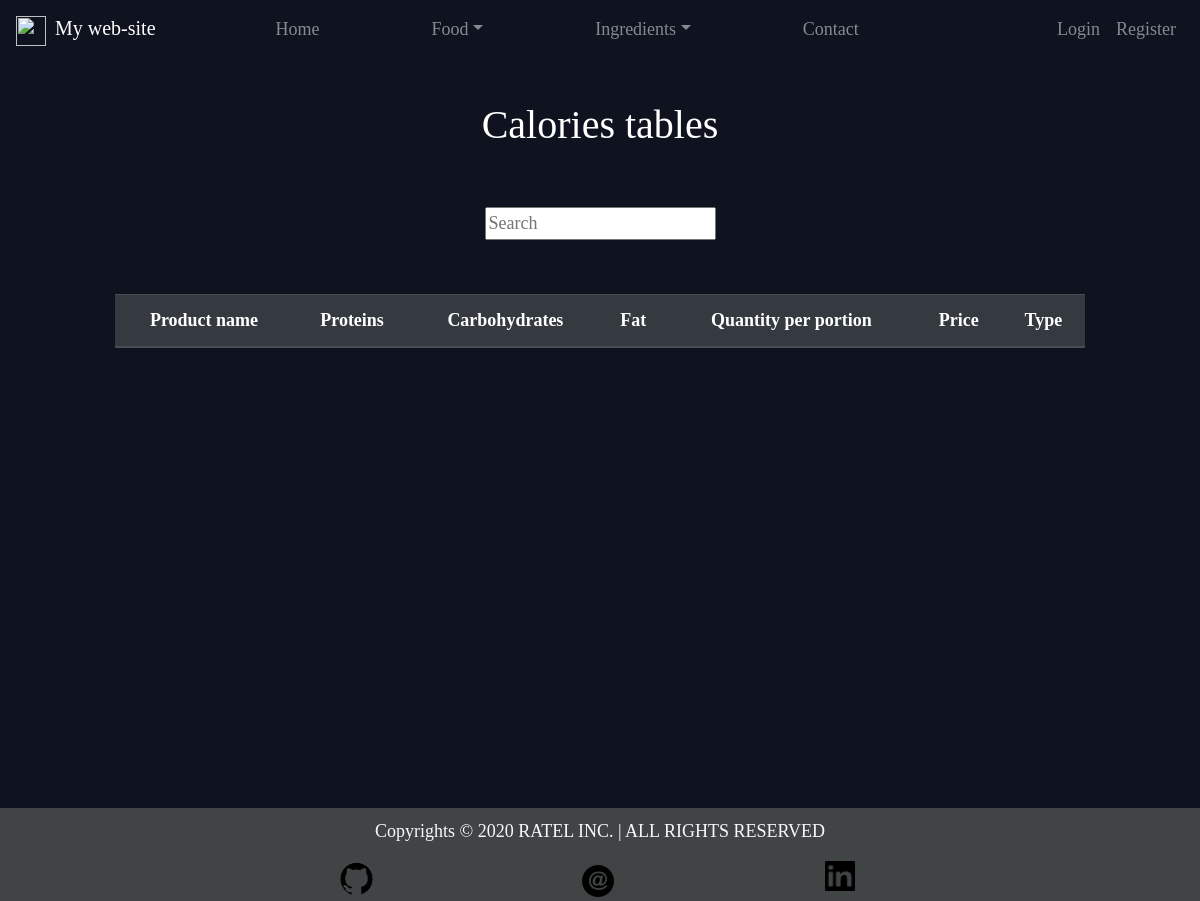
The page /food/ingredient_table/ on the database as committed earlier.
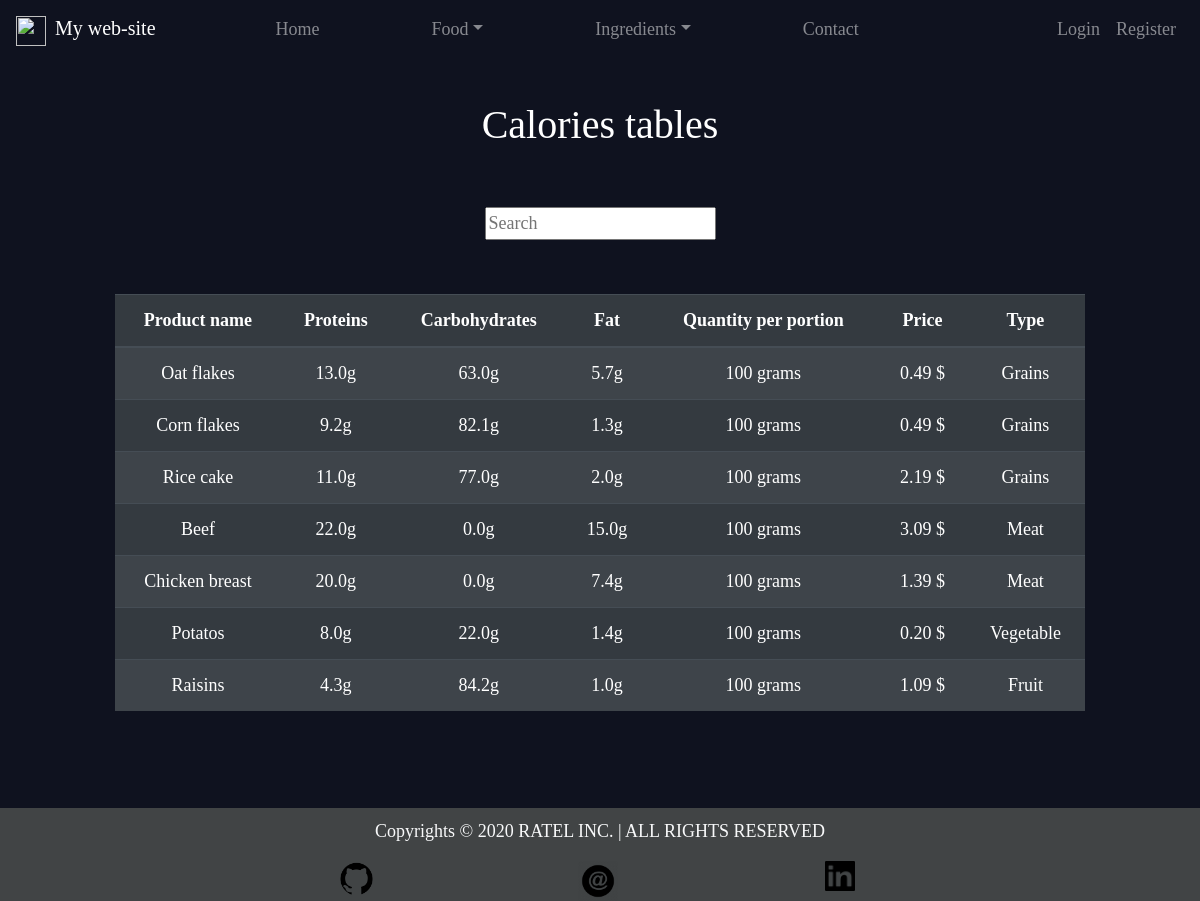
The same page on the database as committed later.
### Food/models.py (models this page shows, shortened)
class Ingredient(models.Model):
	name = models.CharField(max_length=50, unique=True)
	protein = models.FloatField()
	carbohydrates = models.FloatField()
	fat = models.FloatField()
	quantity_per_portion = models.IntegerField(blank=True)
	price = models.DecimalField(max_digits=100, decimal_places=2, blank=True)
	food_type = models.CharField(max_length=2, choices=FOOD_TYPE_CHOICES, blank=True)
	class Meta:
		ordering = ["id"]

### Food/views.py (the view)
# urls.py: path("ingredient_table/", IngredientTableView.as_view(), name="ingredinet_table"),
class IngredientTableView(ListView, SuccessMessageMixin):
	template_name = "Food/ingredient_list.html"
	model = Ingredient
	context_object_name = "ingredients"
	paginate_by = 10

### Templates/Food/ingredient_list.html (shortened to what this page needs)
{% extends 'main.html' %}
{% block content %}
	<h1 id="title">Calories tables </h1>
	<form action="{% url 'food:search_results' %}" method="get">
		<input name="word" type="text" placeholder="Search">
	</form>
	<br><br>
	<table class="table table-striped table-dark">
		<thead>
			<tr>
				<th scope="col">Product name</th>
				<th scope="col">Proteins</th>
				<th scope="col">Carbohydrates</th>
				<th scope="col">Fat</th>
				<th scope="col">Quantity per portion</th>
				<th scope="col">Price</th>
				<th scope="col">Type</th>
			</tr>
		</thead>
		<tbody>
			{% for item in ingredients %}
				<tr>
					<td>
						<a class="hyperlink-off" href="{% url 'food:ingredinet_detail' item.pk %}">
							{{ item.name|capfirst }}
						</a>
					</td>
					<td>{{item.protein}}g</td>
					<td>{{item.carbohydrates}}g</td>
					<td>{{item.fat}}g</td>
					<td>{{item.quantity_per_portion}} grams</td>
					<td>{{item.price}} $</td>
					<td>{{item.get_food_type_display}}</td>
				</tr>
			{% endfor %}
		</tbody>
	</table>
{% endblock %}

Rows that differ between the two databases and show on the page:
added Ingredient: name "Oat flakes", protein "13.0", carbohydrates "63.0", fat "5.7", quantity_per_portion "100", price "0.49", food_type "Grains"
added Ingredient: name "Corn flakes", protein "9.2", carbohydrates "82.1", fat "1.3", quantity_per_portion "100", price "0.49", food_type "Grains"
added Ingredient: name "Rice cake", protein "11.0", carbohydrates "77.0", fat "2.0", quantity_per_portion "100", price "2.19", food_type "Grains"
added Ingredient: name "Beef", protein "22.0", carbohydrates "0.0", fat "15.0", quantity_per_portion "100", price "3.09", food_type "Meat"
added Ingredient: name "Chicken breast", protein "20.0", carbohydrates "0.0", fat "7.4", quantity_per_portion "100", price "1.39", food_type "Meat"
added Ingredient: name "Potatos", protein "8.0", carbohydrates "22.0", fat "1.4", quantity_per_portion "100", price "0.20", food_type "Vegetable"
added Ingredient: name "Raisins", protein "4.3", carbohydrates "84.2", fat "1.0", quantity_per_portion "100", price "1.09", food_type "Fruit"
